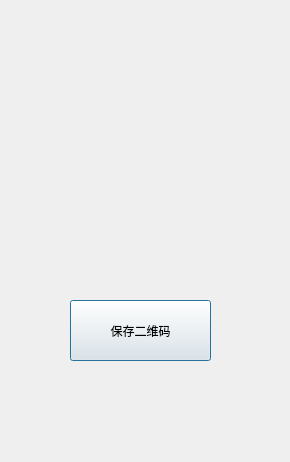
<?xml version="1.0" encoding="UTF-8"?>
<ui version="4.0">
 <class>qrshowDlg</class>
 <widget class="QDialog" name="qrshowDlg">
  <property name="geometry">
   <rect>
    <x>0</x>
    <y>0</y>
    <width>290</width>
    <height>462</height>
   </rect>
  </property>
  <property name="windowTitle">
   <string>Dialog</string>
  </property>
  <widget class="QPushButton" name="pushButton">
   <property name="geometry">
    <rect>
     <x>70</x>
     <y>300</y>
     <width>141</width>
     <height>61</height>
    </rect>
   </property>
   <property name="text">
    <string>保存二维码</string>
   </property>
  </widget>
  <widget class="QLabel" name="widget">
   <property name="geometry">
    <rect>
     <x>10</x>
     <y>10</y>
     <width>271</width>
     <height>271</height>
    </rect>
   </property>
   <property name="minimumSize">
    <size>
     <width>271</width>
     <height>271</height>
    </size>
   </property>
   <property name="maximumSize">
    <size>
     <width>271</width>
     <height>271</height>
    </size>
   </property>
   <property name="text">
    <string/>
   </property>
  </widget>
  <widget class="QLabel" name="state">
   <property name="geometry">
    <rect>
     <x>10</x>
     <y>370</y>
     <width>271</width>
     <height>81</height>
    </rect>
   </property>
   <property name="text">
    <string/>
   </property>
   <property name="textInteractionFlags">
    <set>Qt::LinksAccessibleByMouse|Qt::TextSelectableByKeyboard|Qt::TextSelectableByMouse</set>
   </property>
  </widget>
 </widget>
 <resources/>
 <connections/>
</ui>
